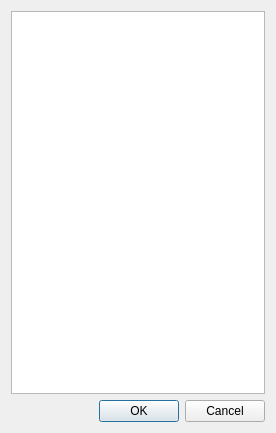
<?xml version="1.0" encoding="UTF-8"?>
<ui version="4.0">
 <class>ReferenceSelectorDialog</class>
 <widget class="QDialog" name="ReferenceSelectorDialog">
  <property name="geometry">
   <rect>
    <x>0</x>
    <y>0</y>
    <width>276</width>
    <height>433</height>
   </rect>
  </property>
  <property name="windowTitle">
   <string>Dialog</string>
  </property>
  <layout class="QVBoxLayout" name="verticalLayout">
   <item>
    <widget class="QListView" name="listView">
     <property name="editTriggers">
      <set>QAbstractItemView::NoEditTriggers</set>
     </property>
     <property name="defaultDropAction">
      <enum>Qt::IgnoreAction</enum>
     </property>
     <property name="alternatingRowColors">
      <bool>true</bool>
     </property>
     <property name="selectionBehavior">
      <enum>QAbstractItemView::SelectRows</enum>
     </property>
    </widget>
   </item>
   <item>
    <widget class="QDialogButtonBox" name="buttonBox">
     <property name="orientation">
      <enum>Qt::Horizontal</enum>
     </property>
     <property name="standardButtons">
      <set>QDialogButtonBox::Cancel|QDialogButtonBox::Ok</set>
     </property>
    </widget>
   </item>
  </layout>
 </widget>
 <resources/>
 <connections>
  <connection>
   <sender>buttonBox</sender>
   <signal>accepted()</signal>
   <receiver>ReferenceSelectorDialog</receiver>
   <slot>accept()</slot>
   <hints>
    <hint type="sourcelabel">
     <x>248</x>
     <y>254</y>
    </hint>
    <hint type="destinationlabel">
     <x>157</x>
     <y>274</y>
    </hint>
   </hints>
  </connection>
  <connection>
   <sender>buttonBox</sender>
   <signal>rejected()</signal>
   <receiver>ReferenceSelectorDialog</receiver>
   <slot>reject()</slot>
   <hints>
    <hint type="sourcelabel">
     <x>316</x>
     <y>260</y>
    </hint>
    <hint type="destinationlabel">
     <x>286</x>
     <y>274</y>
    </hint>
   </hints>
  </connection>
 </connections>
</ui>
